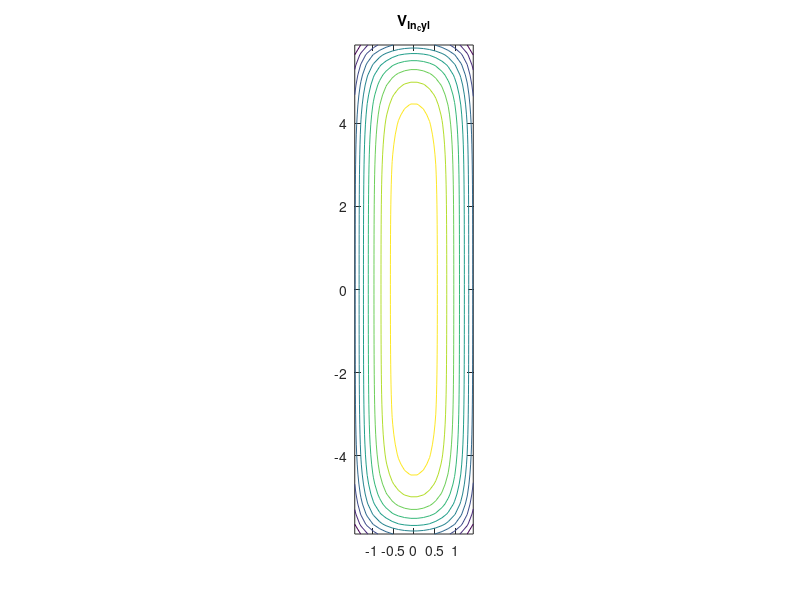
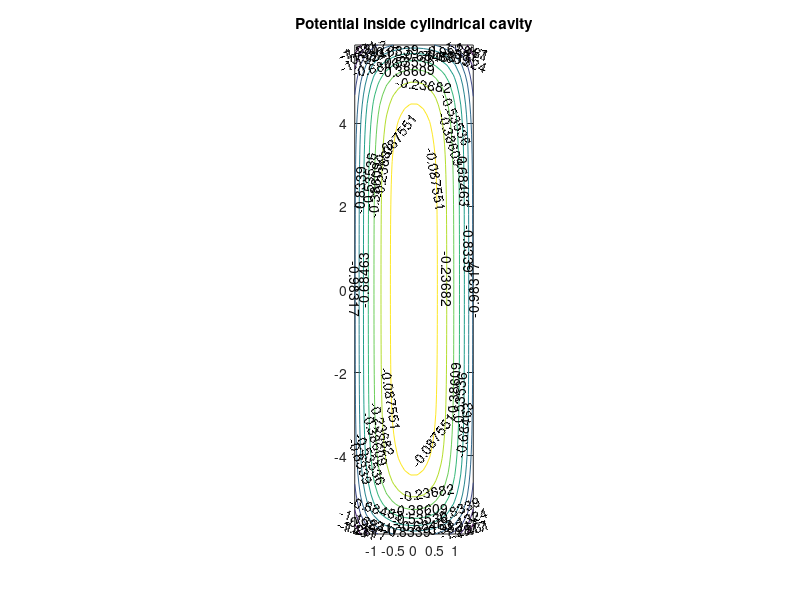
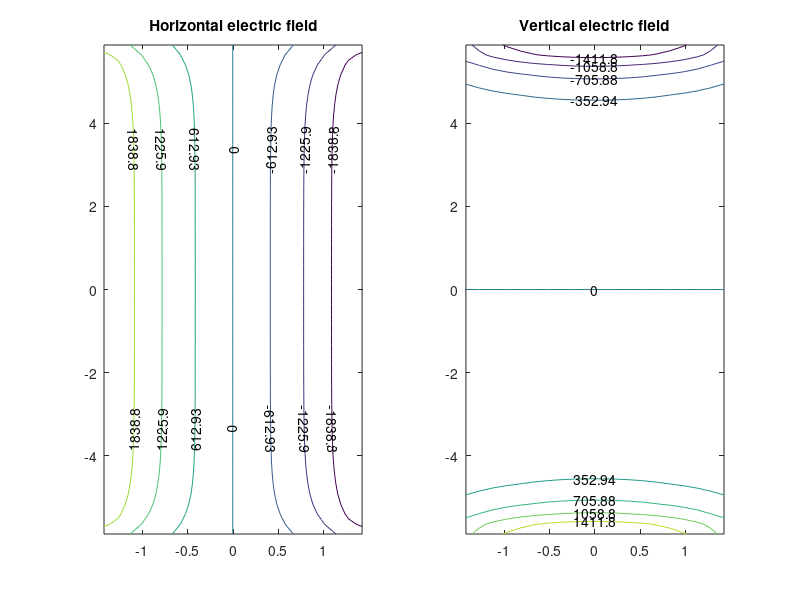

These figures' MATLAB source, in order: (Note: this script raises an error after producing the figures.)
%e_field_in_cylinder.m
%numerical calculation of electric inside cylinder
%Calculate the potential inside a cylinder of uniformly distributed ions.
%Numerically integrate over the volume.  Subtract this potential from the
%constant potential of uniformly distributed ions to get the potential in a
%cavity.  Then calculate the electric field inside the cavity.  Fit the
%electric field lines with parabolas in (r,z) to determine an analytic 
%solution for the electric field.  
%lsm November 18, 2017

clear
close all

% constants
ion_density = 6e14; %number density per cubic m
TEMP_ELC = 51060; % 1 eV = 29011 K
qe = -1.6022e-19;  % Charge of electron (C)
epsilon_0 = 8.854e-12; %  Permittivity of Free Space (F/m)
kb = 1.38044e-23; %  Boltzmann Constant (J/K)
qi = -qe;
DEBYE = sqrt(epsilon_0*kb*TEMP_ELC/(ion_density*qe*qe)); % --- Electron Debye length (m)
%RAD_SIM = 2*DEBYE;
%% Set up a grid for calculating potential
% This is for a single slice in the xz plane

cyl_rad = 1.5*DEBYE;
cyl_height = 6*DEBYE; %half the cylinder height as limit in z is -ht:+ht

resx = 20; %resolution of grid spacing
resz = 50;  
 bin_edgesx = linspace(-cyl_rad, cyl_rad, resx+1);
 bin_edgesz = linspace(-cyl_height, cyl_height, resz+1);
dx = (bin_edgesx(2)-bin_edgesx(1))/DEBYE; %in units of debye length
dz = (bin_edgesz(2)-bin_edgesz(1))/DEBYE; %in units of debye length
 bin_centersx = diff(bin_edgesx)/2+bin_edgesx(1:end-1);
 bin_centersz = diff(bin_edgesz)/2+bin_edgesz(1:end-1);
 
 [X,Z] = meshgrid(bin_centersx, bin_centersz);
num_grid_pts = resx*resz;
grid_pts = [reshape(X,num_grid_pts,1), zeros(num_grid_pts,1),reshape(Z,num_grid_pts,1),];
%% 3D grid for positions of ions inside the cylinder
nx = resx*1.5; %use a different resolution so that points don't overlap grid
nz = resz*1.5;
ddx = (2*cyl_rad/nx);
ddz = (2*cyl_height/nz);
ionx = -cyl_rad:ddx:cyl_rad;
iony = ionx;
ionz = -cyl_height:ddz:cyl_height;
[ix, iy, iz] = meshgrid(ionx, iony, ionz);

%% potential for ions inside a cylinder
num_ion_pts = (nx+1)*(nx+1)*(nz+1);
 V_ionsIn_cyl = zeros(num_grid_pts,1);
ionPos = [reshape(ix,num_ion_pts,1),reshape(iy,num_ion_pts,1),reshape(iz,num_ion_pts,1),];
ion_rad = ionPos(:,1).^2+ionPos(:,2).^2;
[a,~] = find(ion_rad <= cyl_rad^2 );
ions_in_cyl = ionPos(a,:);
%%
% need distance between each of the ions and grid points
% since there are a lot of ions, break them up into smaller batches
num_batches = 4;
ions_per_batch = floor(length(a)/num_batches);
POS1=repmat(reshape(grid_pts,[num_grid_pts,1,3]),[1,ions_per_batch,1]);
q_in_box = qi* ion_density * ddx*ddx*ddz;
for batch = 1:num_batches
    start_index = (batch-1)*ions_per_batch+1;
    end_index = batch*ions_per_batch;
    batch_ions = ions_in_cyl(start_index:end_index,:);
    %each row of pos2 is a repeat of the first one.
    POS2=repmat(reshape(batch_ions,[1,ions_per_batch,3]),[num_grid_pts,1,1]);
    %find the distance between every grid pt and all ions in batch
    %dist_pts_inv is num_grid_pts x ions_per_batch in size
    dist_pts=sqrt(sum((POS1-POS2).^2,3)); 
    dum = ((q_in_box/(4*pi*epsilon_0)).*exp(-dist_pts/DEBYE))./dist_pts;
    V_ionsIn_cyl = V_ionsIn_cyl + sum(dum,2);
    disp(batch)
end

figure(1)
contour(X/DEBYE,Z/DEBYE,reshape(V_ionsIn_cyl-2.5, resz, resx));
axis equal
title('V_{In_cyl}')

%% Calculate the electric field
V_cavity = reshape(V_ionsIn_cyl - 2.5, resz,resx);
figure
[C,h] = contour(X/DEBYE,Z/DEBYE,reshape(V_cavity, resz, resx));
axis equal
clabel(C,h)
title('Potential inside cylindrical cavity')
[Ex, Ez] = gradient(V_cavity, dx*DEBYE, dz*DEBYE);

% Need the range of Ex and Ez to specify contour level lines
maxEx = max(max(Ex));
divx = maxEx/4;
maxEz = max(max(Ez));
divz = maxEz/5;

levelsx = -maxEx:divx:maxEx;
levelsz = -maxEz:divz:maxEz;
figure
subplot(1,2,1)
[Cx,hx] =contour(X/DEBYE,Z/DEBYE,Ex,levelsx,'Showtext','on');
title('Horizontal electric field')
subplot(1,2,2)
[Cz,hz] =contour(X/DEBYE,Z/DEBYE,Ez,levelsz,'Showtext','on');
title('Vertical electric field')

%% Now get fits to the surfaces
x = reshape(X,num_grid_pts,1);
y = reshape(Z, num_grid_pts,1);
zEx = reshape(Ex,num_grid_pts,1);
zEz = reshape(Ez,num_grid_pts,1);

 fEx = fit( [x,y], zEx, 'poly15' );
 coeffx = coeffvalues(fEx);
 fEz = fit([x,y],zEz,'poly25');
 coeffz = coeffvalues(fEz);
 format shortg
 disp('Fit for Ex ')
 disp('      p10x     p12xz^2      p14xz^4')
 disp(coeffx([2,6,10]))
 disp('Fit for Ez ')
 disp('      p01z     p21x^2z      p03z^3        p23x^2z^3      p05z^5')
 disp(coeffz([3,7,9,13,15]))

%  %% Compare magnitude of terms
%  %for Ex
%  total = feval(fEx,[cyl_rad,cyl_height]);
%  p00 = coeffx(1)/total*100
%  p10 = coeffx(2)*cyl_rad /total*100
%  p01 = coeffx(3)*cyl_height/total*100
%  p11 = coeffx(4)*cyl_rad*cyl_height/total*100
%  p02 = coeffx(5)*cyl_height^2/total*100
%  p12 = coeffx(6)*cyl_rad*cyl_height^2/total*100
%  p03 = coeffx(7)*cyl_height^3/total*100
%  p13 = coeffx(8)*cyl_rad*cyl_height^3/total*100
%  p04 = coeffx(9)*cyl_height^4/total*100
%  p14 = coeffx(10)*cyl_rad*cyl_height^4/total*100
%  p05 = coeffx(11)*cyl_height^5
%  disp(' ')
%   %for Ez
%  total = feval(fEz,[cyl_rad,cyl_height]);
%  p00 = coeffz(1)/total*100
%  p10 = coeffz(2)*cyl_rad /total*100
%  p01 = coeffz(3)*cyl_height/total*100
%  p20 = coeffz(4)*cyl_rad^2/total*100
%  p11 = coeffz(5)*cyl_rad*cyl_height/total*100
%  p02 = coeffz(6)*cyl_height^2/total*100
%  p21 = coeffz(7)*cyl_rad^2*cyl_height/total*100
%  p12 = coeffz(8)*cyl_rad*cyl_height^2/total*100
%  p03 = coeffz(9)*cyl_height^3/total*100
%  p22 = coeffz(10)*cyl_rad^2*cyl_height^2/total*100
%  p13 = coeffz(11)*cyl_rad*cyl_height^3/total*100
%  p04 = coeffz(12)*cyl_height^4/total*100
%  p23 = coeffz(13)*cyl_rad^2*cyl_height^3/total*100
%  p14 = coeffz(14)*cyl_rad*cyl_height^4/total*100
%  p05 = coeffz(15)*cyl_height^5/total*100
